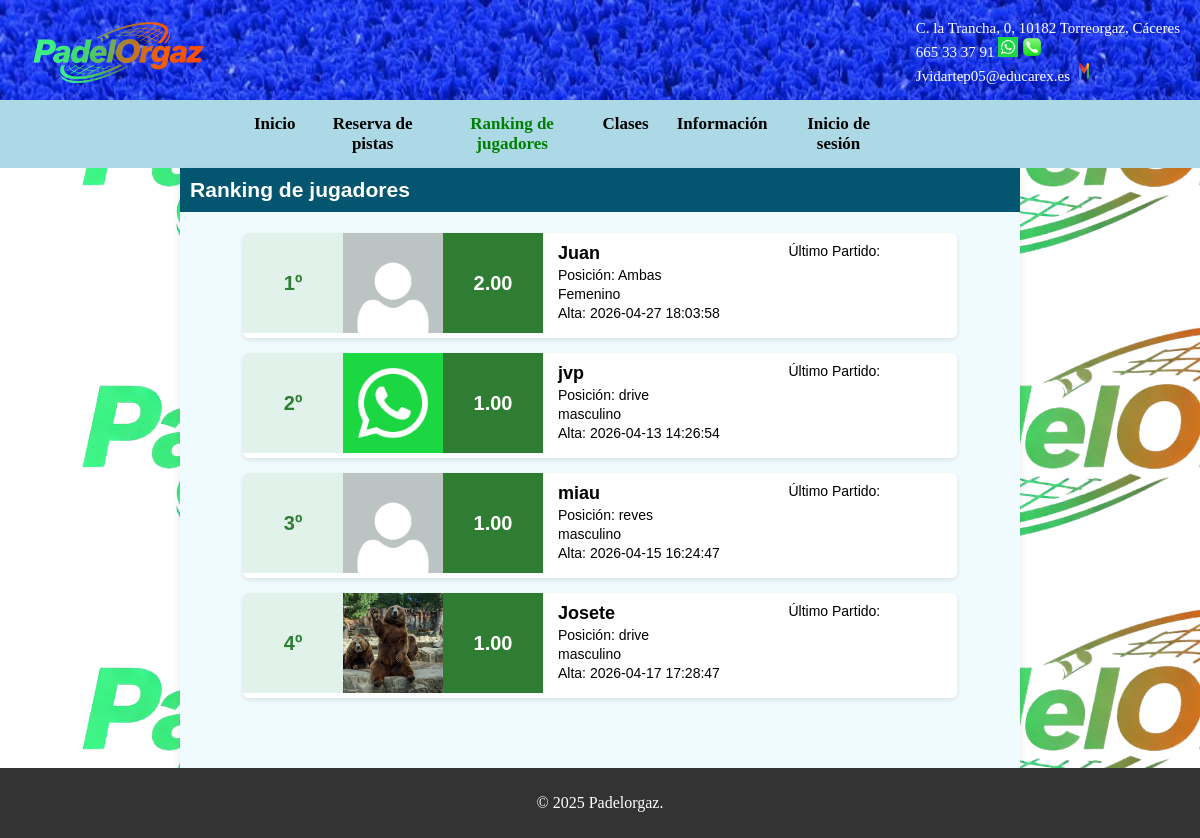
The page /Jugadores/jugadores.php on the database its author committed.
### tables this page shows
CREATE TABLE IF NOT EXISTS usuarios (
    id INT(11) NOT NULL AUTO_INCREMENT,
    nombre VARCHAR(100) NOT NULL,
    telefono VARCHAR(20) DEFAULT NULL,
    email VARCHAR(100) DEFAULT NULL,
    creado_en TIMESTAMP NOT NULL DEFAULT CURRENT_TIMESTAMP,
    apellidos VARCHAR(100) DEFAULT NULL,
    alias VARCHAR(50) DEFAULT NULL,
    sexo VARCHAR(20) DEFAULT NULL,
    posicion VARCHAR(20) DEFAULT NULL,
    nivel DECIMAL(3,2) DEFAULT NULL,
    avatar VARCHAR(255) DEFAULT NULL,
    password VARCHAR(255) NOT NULL,
    PRIMARY KEY (id)
);

### Jugadores/jugadores.php (the view, shortened to what this page needs)
<?php
require_once "../bdd/config.php";
$sql = "SELECT id, nombre, apellidos, alias, sexo, posicion, nivel, avatar, creado_en
        FROM usuarios
        ORDER BY nivel DESC";
$resultado = $conexion->query($sql);
?>
<!DOCTYPE html>
<html lang="es">
<head>
    <link rel="stylesheet" href="../css/inicio.css">
    <link rel="stylesheet" href="../css/jugadores.css">
</head>
<body>
    <header>
        <img src="../Imágenes/Logopaginaweb.png" alt="Logo de Torreorgaz" class="logo">
        <p>C. la Trancha, 0, 10182 Torreorgaz, Cáceres<br>665 33 37 91
            <img src="../Imágenes/whatsapp.jpg">
            <img src="../Imágenes/telefonos.png">
            <br> Jvidartep05@educarex.es
            <img src="../Imágenes/gmail.png">
        </p>
    </header>
    <div id="contenedor">
        <?php include "../componentes/menu.php"; ?>
    </div>
    <div id="recuadroranking">
        <h3 id="h3reserva">Ranking de jugadores</h3>
        <div class="contenedor-jugadores">
            <?php
            $posicion = 1;
            while ($jug = $resultado->fetch_assoc()):
                $avatar = $jug["avatar"]
                    ? "../uploads/" . $jug["avatar"]
                    : "../Imágenes/default-avatar.jpg";
            ?>
                <div class="jugador-card">
                    <div class="jugador-posicion-box">
                        <?= $posicion ?>º
                    </div>
                    <div class="jugador-imagen">
                        <img src="<?= $avatar ?>" alt="avatar">
                    </div>
                    <div class="jugador-nivel-box">
                        <?= number_format($jug["nivel"], 2) ?>
                    </div>
                    <div class="jugador-info">
                        <div class="info-izquierda">
                            <div class="jugador-nombre"><?= $jug["alias"] ?></div>
                            <p>Posición: <?= $jug["posicion"] ?></p>
                            <p><?= $jug["sexo"] ?></p>
                            <p>Alta: <?= $jug["creado_en"] ?></p>
                        </div>
                        <div class="info-derecha">
                            <p>Último Partido:   </p>
                        </div>
                    </div>
                </div>
            <?php
                $posicion++;
            endwhile;
            ?>
        </div>
    </div>
    <footer>
        <p>© 2025 Padelorgaz.</p>
    </footer>
</body>
</html>

### componentes/menu.php (shortened to what this page needs)
<?php
$pagina_actual = basename($_SERVER['PHP_SELF']);
require_once __DIR__ . "/../bdd/config.php";
?>
<div id="menu">
    <a href="../Pantalla_inicio/inicio.php"
        class="<?= $pagina_actual == 'inicio.php' ? 'activo' : '' ?>">
        Inicio
    </a>
    <a href="../Reserva/reserva.php"
        class="<?= in_array($pagina_actual, ['reserva.php', 'dia2.php', 'dia3.php', 'dia4.php', 'dia5.php', 'confirmacion1.php']) ? 'activo' : '' ?>">
        Reserva de pistas
    </a>
    <a href="../Jugadores/jugadores.php"
        class="<?= $pagina_actual == 'jugadores.php' ? 'activo' : '' ?>">
        Ranking de jugadores
    </a>
    <a href="../Clases/clases.php"
        class="<?= $pagina_actual == 'clases.php' ? 'activo' : '' ?>">
        Clases
    </a>
    <a href="../Información/informacion.php"
        class="<?= in_array($pagina_actual, [
                    'informacion.php',
                    'anulacion.php',
                    'contacto.php',
                    'normas.php',
                    'servicios.php',
                    'tarifas.php'
                ]) ? 'activo' : '' ?>">
        Información
    </a>
    <?php if (isset($_SESSION["usuario_id"])): ?>
        <?php
        $id = $_SESSION["usuario_id"];
        $sql = "SELECT avatar FROM usuarios WHERE id = $id";
        $res = $conexion->query($sql);
        $avatar = "";
        if ($res->num_rows === 1) {
            $avatar = $res->fetch_assoc()["avatar"];
        }
        $ruta_avatar = $avatar ? "../uploads/$avatar" : "../Imágenes/default-avatar.jpg";
        ?>
        <a href="../Login/perfil.php"
            class="perfil-link <?= $pagina_actual == 'perfil.php' ? 'activo' : '' ?>">
            Mi perfil
        </a>
        <a href="../Login/cierre_sesion.php">Cerrar sesión</a>
    <?php else: ?>
        <a href="../Login/login.php"
            class="<?= $pagina_actual == 'login.php' ? 'activo' : '' ?>">
            Inicio de sesión
        </a>
    <?php endif; ?>
</div>

### css/inicio.css (style rules this page uses)
body { margin: 0; height: 100%; background-image: url("../Imágenes/Logopaginaweb.png"); }
header { background-image: url("../Imágenes/cesped.webp"); background-size: cover; height: 100px; color: white; }
header p { margin: 0; padding: 20px; float: right; font-size: 15px; }
header img { width: 20px; height: 20px; }
.logo { width: auto; height: 80px; margin: 10px; float: left; }
footer { background-color: #333; color: white; text-align: center; padding: 10px 0; bottom: 0; width: 100%; }
#contenedor { text-align: center; background-color: lightblue; }
#menu { margin: auto; display: flex; justify-content: space-around; margin-left: 20%; margin-right: 20%; }
#menu a { color: black; text-align: center; padding: 14px; text-decoration: none; font-size: 17px; font-weight: bold; }
#menu .activo { color: green; border-radius: 10px; }
#h3reserva { text-align: left; font-style: normal; margin-left: 0; margin-top: 0; background-color: rgb(4, 85, 112); color: white; padding: 10px; }
#recuadroranking { background-color: rgb(240, 251, 255); width: 70%; margin: auto; text-align: left; font-family: Arial, sans-serif; font-size: 18px; box-shadow: 0 4px 8px rgba(0, 0, 0, 0.1); min-height: calc(100vh - 100px - 60px - 40px); }

### css/jugadores.css (style rules this page uses)
.jugador-card { display: flex; align-items: flex-start; background: white; padding: 0; margin: 15px auto; width: 85%; border-radius: 6px; box-shadow: 0 2px 5px rgba(0, 0, 0, 0.1); overflow: hidden; }
.jugador-nivel-box, .jugador-posicion-box { width: 100px; height: 100px; display: flex; justify-content: center; align-items: center; font-size: 20px; font-weight: bold; margin: 0; border-radius: 0; }
.jugador-nivel-box { background: #2e7d32; color: white; }
.jugador-posicion-box { background: #e0f2e9; color: #2e7d32; }
.jugador-imagen img { width: 100px; height: 100px; object-fit: cover; margin: 0; border-radius: 0; }
.jugador-info { flex: 1; padding: 10px 15px; display: flex; justify-content: space-between; align-items: flex-start; height: 100%; }
.info-izquierda { display: flex; flex-direction: column; gap: 3px; width: 60%; }
.jugador-nombre { font-size: 18px; font-weight: bold; margin: 0; }
.info-izquierda p { font-size: 14px; margin: 0; }
.info-derecha { width: 40%; }
.info-derecha p { font-size: 14px; margin: 0; }

### rows shown on the page
usuarios: nivel "2.00", alias "Juan", posicion "Ambas", sexo "Femenino", creado_en "2026-04-27 18:03:58"
usuarios: avatar (picture), nivel "1.00", alias "jvp", posicion "drive", sexo "masculino", creado_en "2026-04-13 14:26:54"
usuarios: avatar (placeholder picture), nivel "1.00", alias "miau", posicion "reves", sexo "masculino", creado_en "2026-04-15 16:24:47"
usuarios: avatar (picture), nivel "1.00", alias "Josete", posicion "drive", sexo "masculino", creado_en "2026-04-17 17:28:47"
